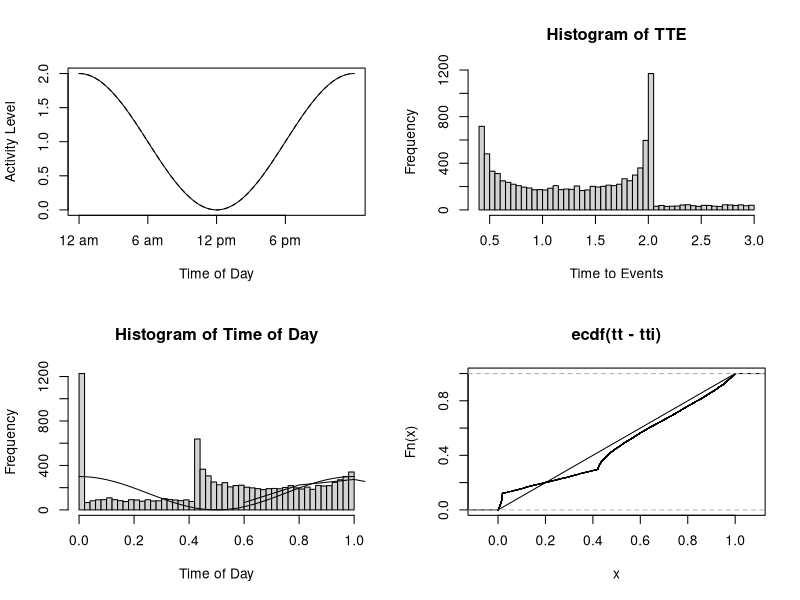

This chart was generated by the following R code:
################################################
# To model mosquito diurnal activity, consider 
# the time dependent sinusoidal hazard rate function
#
# ff = lambda (1+amp*cos(2*pi*(t-peak))) 
# (0 <= amp <= 1)
################################################
par(mfrow = c(2,2))
ttt = seq(0,1, length.out=1000)
ff = function(t, peak=0){(1+cos(2*pi*(t-peak)))}
ff = function(t, peak=0, amp=1){(1+amp*cos(2*pi*(t-peak)))}

plot(ttt*24, ff(ttt), type = 'l', ylab = "Activity Level", xlab = "Time of Day", xaxt = "n") 
lines(ttt*24, ff(ttt, 0, 1), lty = 2) 
axis(1, c(0:3)*6, c("12 am", "6 am", "12 pm", "6 pm"))



################################################
# At the times t = peak+0, peak+1, peak+2, peak+3,...
# ff has the same cumulative hazard as the constant hazard
# function
#
# f = lambda 
# 
# A random number generator for this process has 
################################################


##################################################
#  lambda :: the average activity level
#  now    :: time when the waiting period starts
#  peak   :: peak activity level 
##################################################

rDiurnal = function(N, lambda, now=0, peak=0){
  t = rexp(N, lambda)
  ti = t-floor(t)
  ti - lambda*(ti*sin(2*pi*(ti+now-peak))  + cos(2*pi*(ti+now-peak)) -1) 
  #t + sin(2*pi*(ti+now-peak))
  #tr = t-ti 
  #ti+tr*sin(2*pi*(tr+now-peak))+cos(tr)
  #(t-ti)*(1+cos(2*pi*(t-ti+now-peak)))
  #acos(2*pi*(t-ti-now-peak)) 
  #ti + 
}

#rDiurnal = function(N, lambda, now=0, peak=0, amp=1){
#  t = rexp(N, lambda)
#  ti = floor(t)
#  ti + amp*(1+amp*sin(2*pi*(t-ti+now-peak)))/2
#}


wt=rnorm(10000,.75,1/24)
wt=0
#hist(wt*24, xlab = "Minimal Waiting Time, in Hours", main = "Histogram of Minimal Waiting Time")

tt =  wt + rDiurnal(10000, 1, now=wt, peak =0.5)
#tt =  wt + rDiurnal(10000, 1, wt, peak =12, amp=0.5)
hist(tt,40, xlab = "Time to Events", main = "Histogram of TTE")
tti = floor(tt)

hist(tt-tti, 40, xlab = "Time of Day", main = "Histogram of Time of Day")
lines(ttt, 150*(1+cos(2*pi*ttt)))
ttb = hist(tt, plot=FALSE)$breaks[-1]
lines(ttb, 150*(1+cos(2*pi*ttb))*hist(tt, plot=FALSE)$counts/800)

plot(ecdf(tt-tti))
segments(0,0,1,1)


